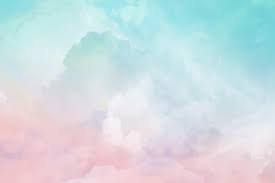
#> input picture Modul6/Codelab/background.jpeg, 275 x 183 px, found by its file name
$ python Demo.py
#> lines starting #> are read from the running program, lines starting #| are printed output that depends on the picture; pictures that were not available may be replaced by others from this repository, and a replacement may not be noted
from PIL import Image, ImageFilter, ImageEnhance, ImageDraw, ImageFont


#TODO Membuka gambar dengan Pillow
background = Image.open(r'E:\Pratikum_Sem_5\Praktikum_Pemprograman_Fungsional_H\Modul6\Demo\background.jpeg')
#> background is the input picture: PIL image 275x183 RGB; mean R, G, B 207.7, 220.7, 225.9
overlay = Image.open(r'E:\Pratikum_Sem_5\Praktikum_Pemprograman_Fungsional_H\Modul6\Demo\Overlay.jpeg')
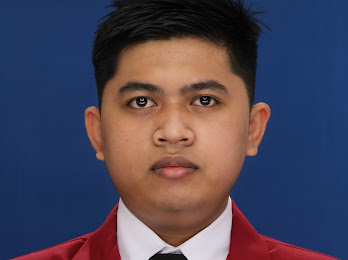
#> input picture Modul6/Codelab/pasfoto.jpg, 348 x 260 px, given in place of Overlay.jpeg, which was not available
#> overlay is the input picture: PIL image 348x260 RGB; mean R, G, B 76.2, 69.2, 87.7

#TODO Modifikasi Background (grayscale, rotasi 30, blur)
background_grayscale = background.convert("L")
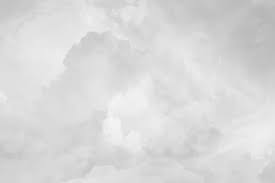
#> background_grayscale: PIL image 275x183 L; min 180, max 249, mean 217.4
background_rotated = background_grayscale.rotate(30)
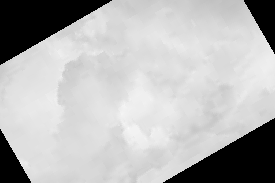
#> background_rotated: PIL image 275x183 L; min 0, max 249, mean 180.5
background_blurred = background_rotated.filter(ImageFilter.GaussianBlur(radius=2))

#TODO Ubah Kecerahan dan Kontras Overlay menjadi 1.(2 digit NIM) , Resize
kecerahan = 1.9
kontras = 1.3
overlay_brightness = ImageEnhance.Brightness(overlay).enhance(kecerahan)
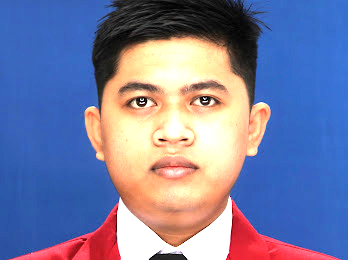
#> overlay_brightness: PIL image 348x260 RGB; mean R, G, B 122, 125.3, 161
overlay_contrast = ImageEnhance.Contrast(overlay_brightness).enhance(kontras)
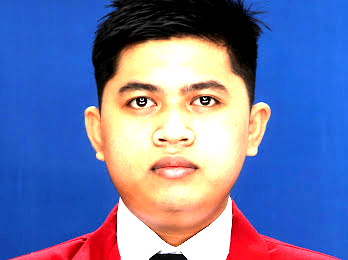
#> overlay_contrast: PIL image 348x260 RGB; mean R, G, B 109.8, 120.4, 169.4
ukuran = (500,500)
overlay_resize = overlay_contrast.resize(ukuran)
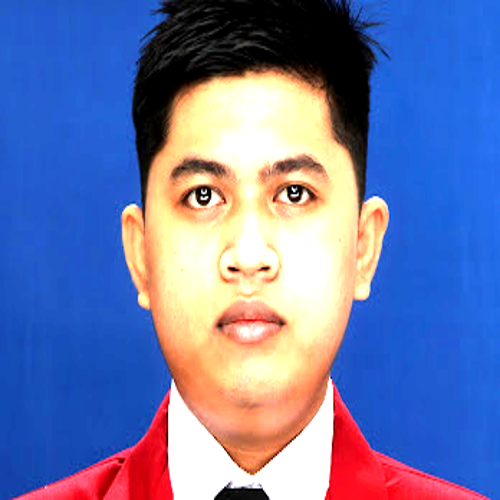
#> overlay_resize: PIL image 500x500 RGB; mean R, G, B 109.7, 120.4, 169.4

#TODO Sisipkan gambar overlay ke dalam background
x_tengah = (background.width - overlay.width) // 2
#> x_tengah = -37
y_tengah = (background.height - overlay.height) // 2
#> y_tengah = -39
background_blurred.paste(overlay_resize,(x_tengah,y_tengah))

#TODO Tambahkan teks "Informatika JOSSS!" (Arial,24)
draw = ImageDraw.Draw(background_blurred)
font = ImageFont.truetype(r'E:\\Pratikum_Sem_5\Praktikum_Pemprograman_Fungsional_H\Modul6\Demo\arial.ttf',24)
text = "Informatika JOSSS!"

# hasil_akhir = draw.text((x_tengah,0), text, font=font, fill=255)
draw.text((x_tengah,50), text, font=font, fill=255)

#TODO Simpan gambar dengan hasil edit "tugas_praktikum_enam.jpg"
background_blurred.save("tugas_praktikum_enam.jpg")
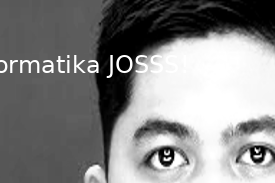
#> saved as tugas_praktikum_enam.jpg: PIL image 275x183 L; min 0, max 255, mean 132.4
